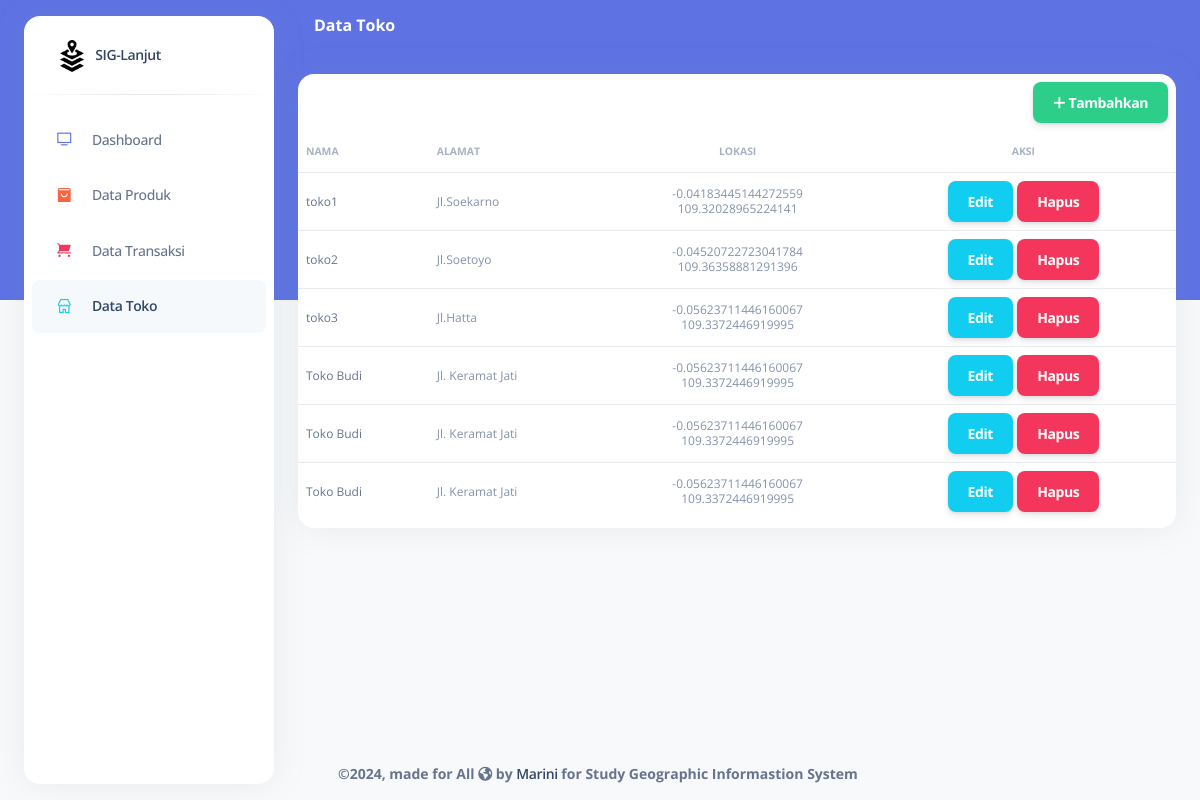
Page /toko/index.php on the committed database.
### tables this page shows
CREATE TABLE IF NOT EXISTS `toko` (
  `id` int NOT NULL AUTO_INCREMENT,
  `nama` varchar(50) DEFAULT NULL,
  `alamat` varchar(50) DEFAULT NULL,
  `lat` double DEFAULT NULL,
  `lng` double DEFAULT NULL,
  PRIMARY KEY (`id`)
);

### koneksi.php (called while the page is built, shortened)
<?php
$url = "http://" . $_SERVER['HTTP_HOST'] . "/ma/sig-lanjut/";

### toko/index.php (the view, shortened to what this page needs)
<?php
include '../koneksi.php';
$datas = $kon->query("SELECT * FROM toko");
?>
<!DOCTYPE html>
<html lang="en">
<head>
  <?php include '../layout/head.php'; ?>
</head>
<body class="g-sidenav-show bg-gray-100">
  <?php $active = "toko";
  include '../layout/sidebar.php'; ?>
  <main class="main-content position-relative border-radius-lg vh-100">
    <?php $judul = "Data Toko";
    include '../layout/navbar.php'; ?>
    <div class="container-fluid py-4">
      <div class="row">
        <div class="col-12">
          <div class="card mb-4">
            <div class="card-head text-end">
              <a href="<?= $url ?>toko/tambah.php" class="btn btn-icon btn-3 btn-success m-2" type="button">
                <span class="btn-inner--icon"><i class="fa-solid fa-plus"></i></span>
                <span class="btn-inner--text">Tambahkan</span>
              </a>
            </div>
            <div class="card-body px-0 pt-0 pb-2">
              <b class="table-responsive p-0">
                <table class="table align-items-center mb-0">
                  <thead>
                    <tr>
                      <th class="text-uppercase text-secondary text-xxs font-weight-bolder opacity-7 ps-2">
                        Nama</th>
                      <th class="text-uppercase text-secondary text-xxs font-weight-bolder opacity-7 ps-2">
                        Alamat</th>
                      <th class="phone text-center text-uppercase text-secondary text-xxs font-weight-bolder opacity-7">
                        Lokasi</th>
                      <th class="text-center text-uppercase text-secondary text-xxs font-weight-bolder opacity-7">
                        Aksi</th>
                    </tr>
                  </thead>
                  <tbody>
                    <?php foreach ($datas as $data): ?>
                      <tr>
                        <td>
                          <p class="mb-0 text-xs text-wrap"><?= $data['nama']; ?></p>
                        </td>
                        <td>
                          <p class="text-xs text-secondary mb-0 text-wrap"><?= $data['alamat']; ?></p>
                        </td>
                        <td class="phone align-middle text-center text-sm">
                          <p class="text-xs text-secondary mb-0"><?= $data['lat']; ?></p>
                          <p class="text-xs text-secondary mb-0"><?= $data['lng']; ?></p>
                        </td>
                        <td class="align-middle text-center">
                          <a href="<?= $url ?>toko/edit.php?id=<?= urlencode($data['id']); ?>"
                            class="edit btn btn-info m-0">Edit</a>
                          <button class="hapus btn btn-danger m-0" data-bs-toggle="modal" data-bs-target="#modal-default"
                            data-nama="<?= $data['nama']; ?>">Hapus</button>
                        </td>
                      </tr>
                    <?php endforeach; ?>
                  </tbody>
                </table>
            </div>
          </div>
        </div>
      </div>
      <footer class="footer px-3 position-absolute bottom-2">
        <div class="container-fluid">
          <div class="row align-items-center justify-content-lg-between">
            <div class="copyright text-center text-sm text-muted text-lg-start">
              ©2024, made for All <i class="fa fa-globe"></i> by
              <a href="#" class="font-weight-bold">Marini</a>
              for Study Geographic Informastion System
            </div>
          </div>
        </div>
      </footer>
    </div>
  </main>
</body>
</html>

### layout/head.php (shortened to what this page needs)
<link href="<?=$url?>assets/css/nucleo-icons.css" rel="stylesheet" />
<link href="<?=$url?>assets/css/nucleo-svg.css" rel="stylesheet" />
<link id="pagestyle" href="<?=$url?>assets/css/argon-dashboard.css?v=2.0.4" rel="stylesheet" />

### layout/sidebar.php (shortened to what this page needs)
<aside
    class="sidenav bg-white navbar navbar-vertical navbar-expand-xs border-0 border-radius-xl my-3 fixed-start ms-4"
    id="sidenav-main">
    <div class="sidenav-header">
      <a class="navbar-brand m-0" href="#">
        <img src="<?= $url ?>assets/img/logo-ct-dark.png" class="navbar-brand-img h-100" alt="main_logo" />
        <span class="ms-1 font-weight-bold">SIG-Lanjut</span>
      </a>
    </div>
    <hr class="horizontal dark mt-0" />
    <div class="collapse navbar-collapse w-auto" id="sidenav-collapse-main">
      <ul class="navbar-nav">
        <li class="nav-item">
          <a class="nav-link <?= ($active == 'dashboard') ? 'active' : '';?>" href="<?= $url ?>">
            <div
              class="icon icon-shape icon-sm border-radius-md text-center me-2 d-flex align-items-center justify-content-center">
              <i class="ni ni-tv-2 text-primary text-sm opacity-10"></i>
            </div>
            <span class="nav-link-text ms-1">Dashboard</span>
          </a>
        </li>
        <li class="nav-item">
          <a class="nav-link <?= ($active == 'produk') ? 'active' : '';?>" href="<?= $url ?>produk/">
            <div
              class="icon icon-shape icon-sm border-radius-md text-center me-2 d-flex align-items-center justify-content-center">
              <i class="ni ni-bag-17 text-warning text-sm opacity-10"></i>
            </div>
            <span class="nav-link-text ms-1">Data Produk</span>
          </a>
        </li>
        <li class="nav-item">
          <a class="nav-link <?= ($active == 'transaksi') ? 'active' : '';?>" href="<?= $url ?>transaksi/">
            <div
              class="icon icon-shape icon-sm border-radius-md text-center me-2 d-flex align-items-center justify-content-center">
              <i class="ni ni-cart text-danger text-sm opacity-10"></i>
            </div>
            <span class="nav-link-text ms-1">Data Transaksi</span>
          </a>
        </li>
        <li class="nav-item">
          <a class="nav-link <?= ($active == 'toko') ? 'active' : '';?>" href="<?= $url ?>toko/">
            <div
              class="icon icon-shape icon-sm border-radius-md text-center me-2 d-flex align-items-center justify-content-center">
              <i class="ni ni-shop text-info text-sm opacity-10"></i>
            </div>
            <span class="nav-link-text ms-1">Data Toko</span>
          </a>
        </li>
      </ul>
    </div>
  </aside>

### layout/navbar.php (shortened to what this page needs)
<nav class="navbar navbar-main navbar-expand-lg px-0 mx-4 shadow-none border-radius-xl" id="navbarBlur"
  data-scroll="false">
  <div class="container-fluid py-1 px-3">
    <h6 class="font-weight-bolder text-white mb-0"><?=$judul;?></h6>
  </div>
</nav>

### assets/css/nucleo-svg.css (style rules this page uses)
.icon { display: inline-block; color: #111111; height: 1em; width: 1em; }
.icon-sm { height: 0.8em; width: 0.8em; }
.icon { fill: currentColor; stroke: none; }

### rows in the picture
toko: nama "toko1", alamat "Jl.Soekarno", lat "-0.04183445144272559", lng "109.32028965224141"
toko: nama "toko2", alamat "Jl.Soetoyo", lat "-0.04520722723041784", lng "109.36358881291396"
toko: nama "toko3", alamat "Jl.Hatta", lat "-0.05623711446160067", lng "109.3372446919995"
toko: nama "Toko Budi", alamat "Jl. Keramat Jati", lat "-0.05623711446160067", lng "109.3372446919995"
toko: nama "Toko Budi", alamat "Jl. Keramat Jati", lat "-0.05623711446160067", lng "109.3372446919995"
toko: nama "Toko Budi", alamat "Jl. Keramat Jati", lat "-0.05623711446160067", lng "109.3372446919995"

### other values in the picture
$judul "Data Toko"
